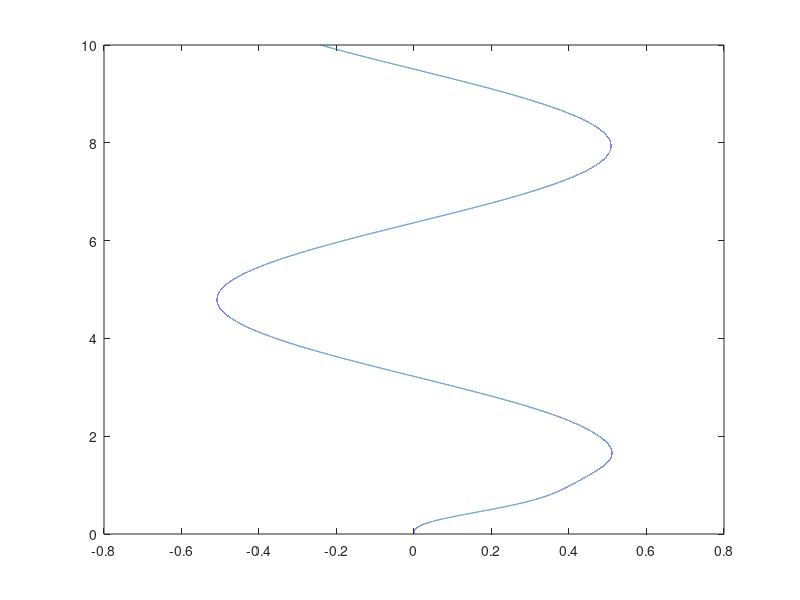

MATLAB code for this plot:
n1=[25];
d1=[1 4 25];
g1=tf(n1,d1);
n2=[1];
d2=[1];
g2=tf(n2,d2);
g3=feedback(g1,g2,-1);
t= 0:0.0001:10;
y=sin(t);
[y,t]=lsim(g3,y,t);
plot(y,t)